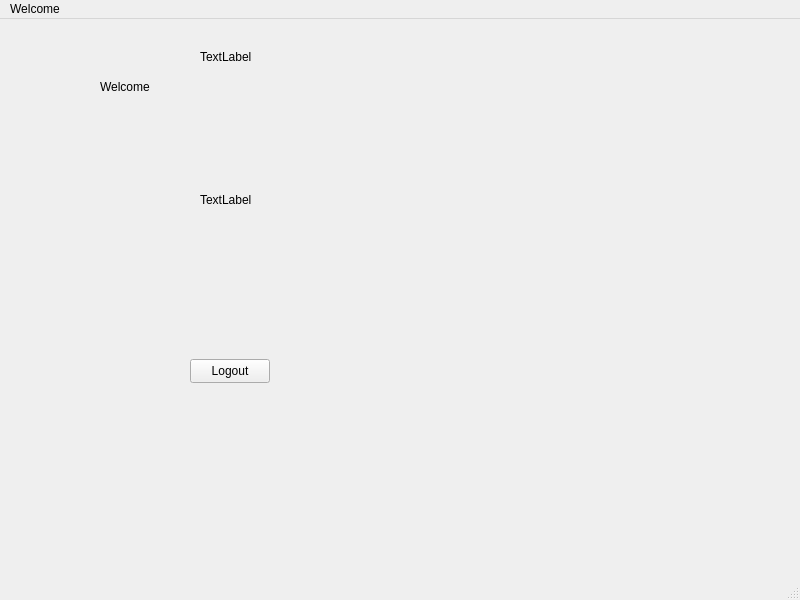
<?xml version="1.0" encoding="UTF-8"?>
<ui version="4.0">
 <class>WelcomeWindow</class>
 <widget class="QMainWindow" name="WelcomeWindow">
  <property name="geometry">
   <rect>
    <x>0</x>
    <y>0</y>
    <width>800</width>
    <height>600</height>
   </rect>
  </property>
  <property name="windowTitle">
   <string>WelcomeWindow</string>
  </property>
  <widget class="QWidget" name="centralwidget">
   <widget class="QLabel" name="label_hello">
    <property name="geometry">
     <rect>
      <x>200</x>
      <y>30</y>
      <width>351</width>
      <height>16</height>
     </rect>
    </property>
    <property name="text">
     <string>TextLabel</string>
    </property>
   </widget>
   <widget class="QLabel" name="label_welcome">
    <property name="geometry">
     <rect>
      <x>100</x>
      <y>60</y>
      <width>81</width>
      <height>16</height>
     </rect>
    </property>
    <property name="text">
     <string>Welcome</string>
    </property>
   </widget>
   <widget class="QLabel" name="label_image">
    <property name="geometry">
     <rect>
      <x>200</x>
      <y>60</y>
      <width>381</width>
      <height>241</height>
     </rect>
    </property>
    <property name="text">
     <string>TextLabel</string>
    </property>
   </widget>
   <widget class="QPushButton" name="pushButton_logout">
    <property name="geometry">
     <rect>
      <x>190</x>
      <y>340</y>
      <width>80</width>
      <height>24</height>
     </rect>
    </property>
    <property name="text">
     <string>Logout</string>
    </property>
   </widget>
  </widget>
  <widget class="QMenuBar" name="menubar">
   <property name="geometry">
    <rect>
     <x>0</x>
     <y>0</y>
     <width>800</width>
     <height>21</height>
    </rect>
   </property>
   <widget class="QMenu" name="menuWelcome">
    <property name="title">
     <string>Welcome</string>
    </property>
   </widget>
   <addaction name="menuWelcome"/>
  </widget>
  <widget class="QStatusBar" name="statusbar"/>
 </widget>
 <resources/>
 <connections/>
</ui>
